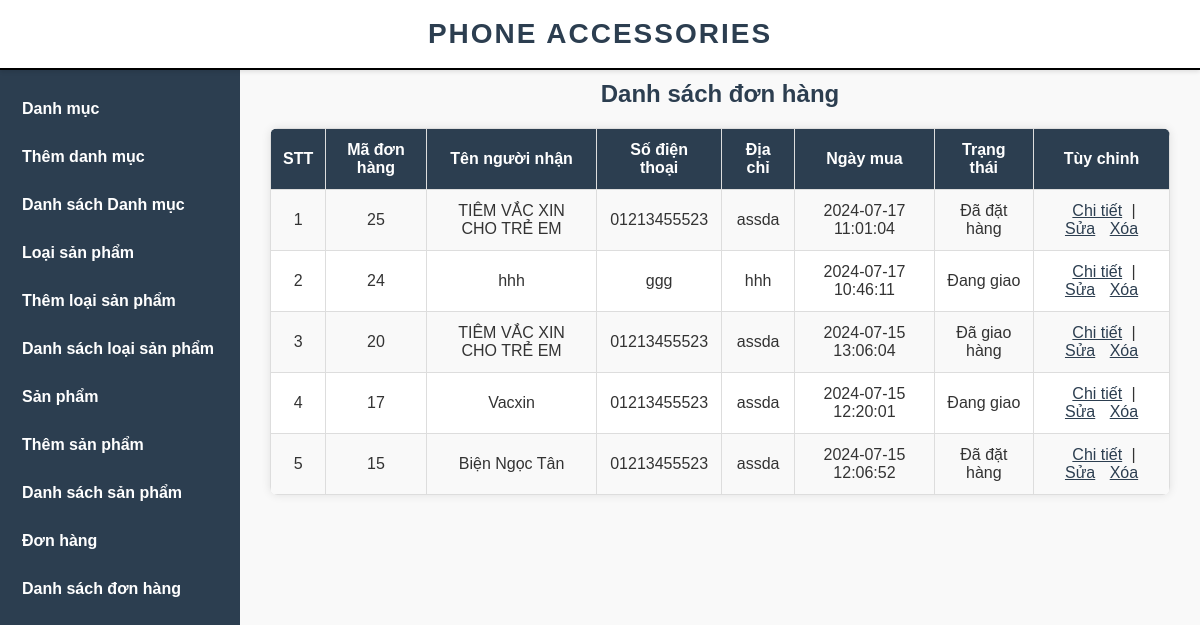
Page /admin/donhang.php on the committed database.
### tables this page shows
CREATE TABLE `donhang` (
  `maDH` int(11) NOT NULL,
  `name` varchar(255) DEFAULT NULL,
  `sdt` varchar(12) NOT NULL,
  `diaChi` varchar(255) NOT NULL,
  `ngayMua` timestamp NOT NULL DEFAULT current_timestamp(),
  `trangThai` int(11) NOT NULL DEFAULT 0
);

### admin/database.php (called while the page is built, shortened)
<?php
class Database
{
  public $host   = DB_HOST;
  public $user   = DB_USER;
  public $pass   = DB_PASS;
  public $dbname = DB_NAME;
  public $link;
  private function connectDB()
  {
    $this->link = new mysqli(
      $this->host,
      $this->user,
      $this->pass,
      $this->dbname
    );
  }
  public function select($query)
  {
    mysqli_set_charset($this->link, 'UTF8');
    $result = $this->link->query($query) or
      die($this->link->error . __LINE__);
    if ($result->num_rows > 0) {
      return $result;
    } else {
      return false;
    }
  }
}

### admin/class/product_class.php (called while the page is built, shortened)
<?php
include "database.php";
class SanPham
{
    private $db;
    public function __construct()
    {
        $this->db = new Database();
    }
    public function getListDonHang()
    {
        $query = "SELECT * FROM donhang ORDER BY maDH DESC";
        $result = $this->db->select($query);
        return $result;
    }
}

### admin/donhang.php (the view, shortened to what this page needs)
<?php
include "header.php";
include "slider.php";
include "class/product_class.php";
?>
<?php
$SanPham = new SanPham();
$show_donHang = $SanPham->getListDonHang();
?>
<div class="admin-content-right">
    <div class="admin-content-right-cartegory_list">
        <h1>Danh sách đơn hàng</h1>
        <table>
            <tr>
                <th>STT</th>
                <th>Mã đơn hàng</th>
                <th>Tên người nhận</th>
                <th>Số điện thoại</th>
                <th>Địa chỉ</th>
                <th>Ngày mua</th>
                <th>Trạng thái</th>
                <th>Tùy chỉnh</th>
            </tr>
            <?php
            if (!empty($show_donHang)) {
                foreach($show_donHang as $key => $result) {
                    ?>
                        <tr>
                            <td><?php echo $key + 1 ?></td>
                            <td><?php echo $result['maDH'] ?></td>
                            <td><?php echo $result['name'] ?></td>
                            <td><?php echo $result['sdt'] ?></td>
                            <td><?php echo $result['diaChi'] ?></td>
                            <td><?php echo $result['ngayMua'] ?></td>
                            <td><?php
                                if($result['trangThai'] == 0) {
                                    echo "Đã đặt hàng";
                                } else if ($result['trangThai'] == 1) {
                                    echo "Đang chuẩn bị hàng";
                                } else if ($result['trangThai'] == 2) {
                                    echo "Đang vận chuyển";
                                } else if ($result['trangThai'] == 3) {
                                    echo "Đang giao";
                                } else if ($result['trangThai'] == 4) {
                                    echo "Đã giao hàng";
                                }  else if ($result['trangThai'] == 5) {
                                    echo "Đã hủy";
                                }
                            ?></td>
                           <td>
                                <a href="donhangChiTiet.php?maDH=<?php echo $result['maDH'] ?>">Chi tiết</a> |
                                <a href="donhangEdit.php?maDH=<?php echo $result['maDH'] ?>">Sửa</a>
                                <a href="donhangDelete.php?maDH=<?php echo $result['maDH'] ?>" onclick="return confirm('Bạn có chắc chắn muốn xóa đơn hàng này?')">Xóa</a>
                            </td>
                        </tr>
                    <?php
                }
            }
            ?>
        </table>
    </div>
</div>
</section>
</body>
</html>

### admin/style.css (style rules this page uses)
* { margin: 0; padding: 0; box-sizing: border-box; font-family: Arial, sans-serif; }
body { background-color: #f4f4f4; color: #333; }
.admin-content-right { width: 80%; padding: 30px; background-color: #f9f9f9; }
.admin-content-right h1 { font-size: 24px; margin-bottom: 20px; text-align: center; color: #2c3e50; }
.admin-content-right table { width: 100%; border-collapse: collapse; background-color: #fff; border-radius: 8px; overflow: hidden; box-shadow: 0 0 10px rgba(0, 0, 0, 0.1); }
.admin-content-right table th, .admin-content-right table td { border: 1px solid #ddd; padding: 12px; text-align: center; }
.admin-content-right table th { background-color: #2c3e50; color: #fff; }
.admin-content-right table tr:nth-child(even) { background-color: #f9f9f9; }
.admin-content-right table tr td a { margin: 0 5px; color: #2c3e50; }

### rows in the picture
donhang: maDH "25", name "TIÊM VẮC XIN CHO TRẺ EM", sdt "01213455523", diaChi "assda", ngayMua "2024-07-17 11:01:04", trangThai "Đã đặt hàng"
donhang: maDH "24", name "hhh", sdt "ggg", diaChi "hhh", ngayMua "2024-07-17 10:46:11", trangThai "Đang giao"
donhang: maDH "20", name "TIÊM VẮC XIN CHO TRẺ EM", sdt "01213455523", diaChi "assda", ngayMua "2024-07-15 13:06:04", trangThai "Đã giao hàng"
donhang: maDH "17", name "Vacxin", sdt "01213455523", diaChi "assda", ngayMua "2024-07-15 12:20:01", trangThai "Đang giao"
donhang: maDH "15", name "Biện Ngọc Tân", sdt "01213455523", diaChi "assda", ngayMua "2024-07-15 12:06:52", trangThai "Đã đặt hàng"
